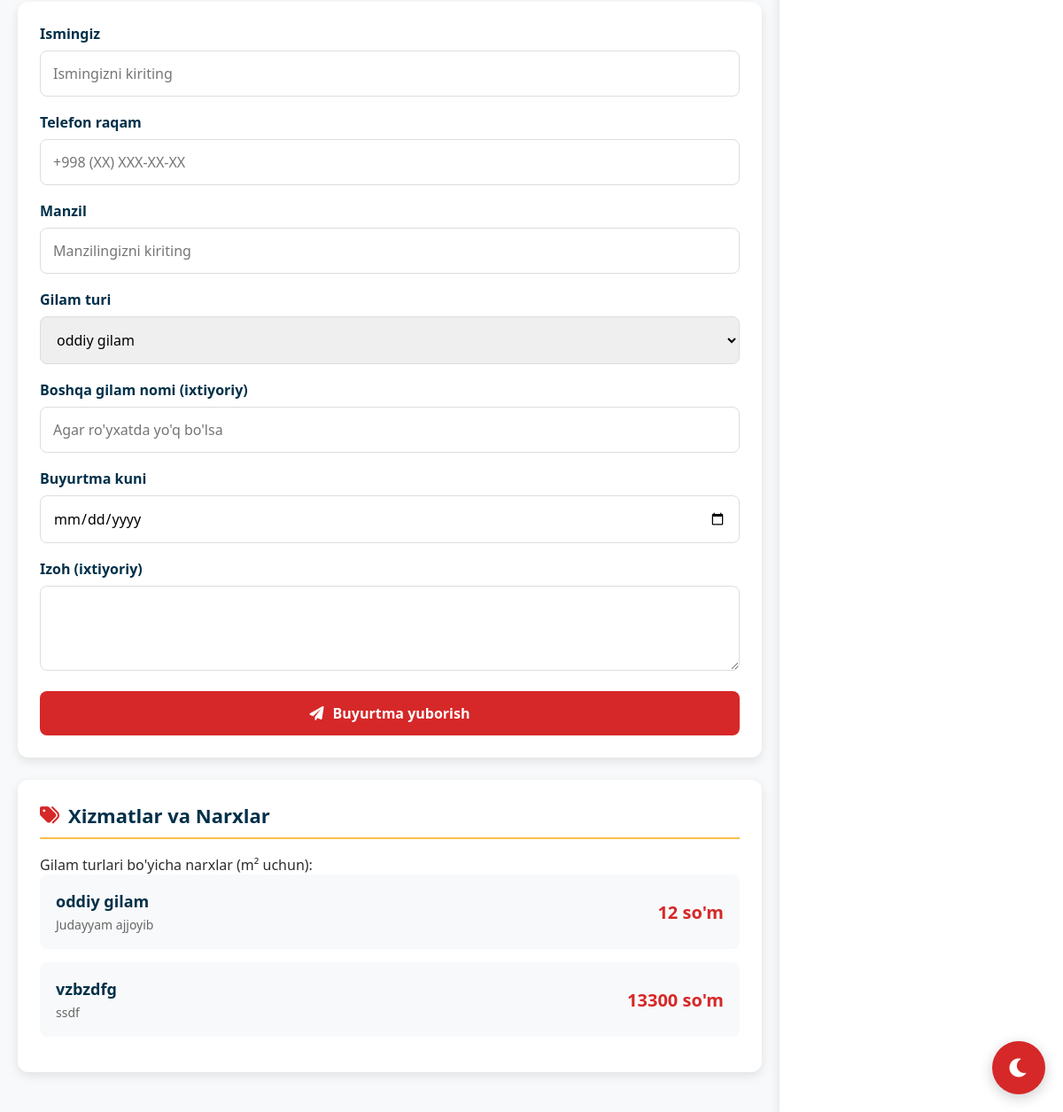
Before: / (lower part) with the older database file.
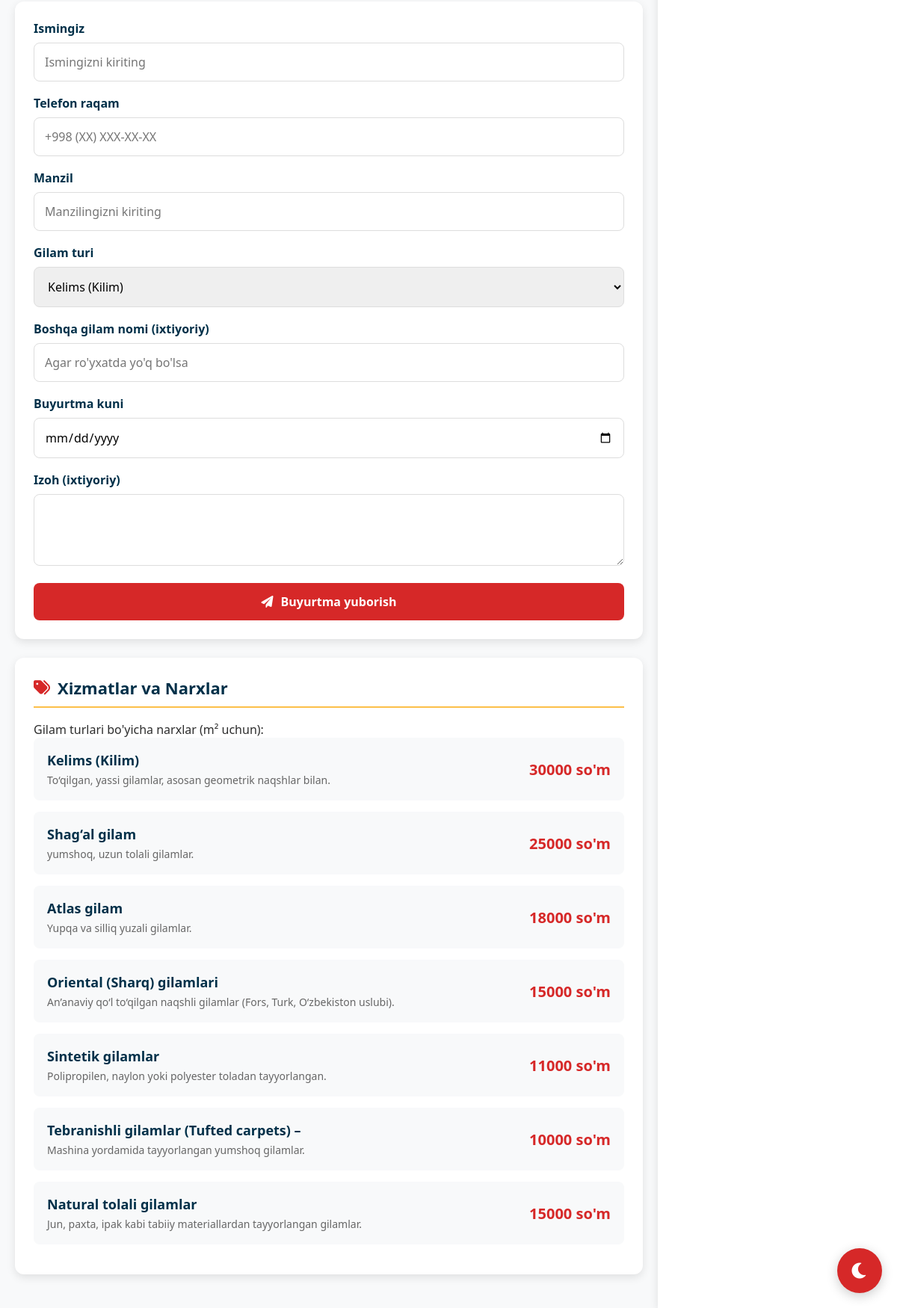
After: the same page with the newer database file.
### app/models.py (models this page shows, shortened)
class CarpetType(models.Model):
    name = models.CharField(max_length=100, verbose_name="Gilam turi nomi")
    description = models.TextField(blank=True, null=True, verbose_name="Tavsif")
    price_per_m2 = models.IntegerField(verbose_name="1 m² narxi (so`m)")
    class Meta:
        verbose_name = "Gilam turi"
        verbose_name_plural = "Gilam turlari"

### app/views.py (the view)
# urls.py: path('', index, name='index'),
def index(request):
    carpets = CarpetType.objects.all()
    today = timezone.now().date()
    start_of_today = timezone.make_aware(datetime.combine(today, datetime.min.time()))
    end_of_today = timezone.make_aware(datetime.combine(today, datetime.max.time()))
    today_visits = VisitLog.objects.filter(timestamp__range=(start_of_today, end_of_today))
    today_logged_in_users = today_visits.filter(user__isnull=False).values('user').distinct()
    today_logged_in_user_ids = [item['user'] for item in today_logged_in_users]
    today_users = User.objects.filter(id__in=today_logged_in_user_ids)
    stats = {
        'today_visits': today_visits.count(),
        'guests_today': today_visits.filter(user__isnull=True).count(),
        'users_today': today_logged_in_users.count(),
        'admins_today': today_users.filter(is_superuser=True).count(),
        'staff_today': today_users.filter(is_staff=True, is_superuser=False).count(),
        'customers_today': today_users.filter(is_staff=False, is_superuser=False).count(),
        'new_orders': Order.objects.filter(created_at__date=today, status='new').count(),
        'processing_orders': Order.objects.filter(created_at__date=today, status='processing').count(),
        'completed_orders': Order.objects.filter(created_at__date=today, status='completed').count(),
        'total_orders': Order.objects.all().count(),
        'total_new_orders': Order.objects.filter(status='new').count(),
        'total_processing_orders': Order.objects.filter(status='processing').count(),
        'total_completed_orders': Order.objects.filter(status='completed').count(),
    }
    context = {
        'carpets': carpets,
        'stats': stats,
        'today_date': today,  # ixtiyoriy: bugungi sanani ko'rsatish uchun
    }
    response = render(request, 'app/index.html', context)
    return response

### app/templates/app/index.html (shortened to what this page needs)
{% load static %}
{% load humanize %}
<!DOCTYPE html>
<html lang="uz">
<head>
    <link rel="stylesheet" href="https://cdnjs.cloudflare.com/ajax/libs/font-awesome/6.0.0/css/all.min.css">
    <link rel="stylesheet" href="{% static 'css/stayls.css' %}">
    <link rel="stylesheet" href="{% static 'css/panel.css'%}">
    <link rel="stylesheet" href="{% static 'css/rasm.css'%}">
    <link rel="stylesheet" href="{% static 'css/message.css'%}">
</head>
<body class="{% if request.user.is_authenticated and request.user.profile.dark_mode %}dark-mode{% endif %}">
<div class="main-content">
    <div class="section">
        <form method="POST" action="{% url 'create_order' %}">
            <div class="form-group">
                <label for="name">Ismingiz</label>
                <input type="text" name="name" id="name" placeholder="Ismingizni kiriting" required>
            </div>
            <div class="form-group">
                <label for="phone">Telefon raqam</label>
                <input type="text" name="phone" id="phone" placeholder="+998 (XX) XXX-XX-XX" required>
            </div>
            <div class="form-group">
                <label for="address">Manzil</label>
                <input type="text" name="address" id="address" placeholder="Manzilingizni kiriting" required>
            </div>
            <div class="form-group">
                <label for="carpet_type">Gilam turi</label>
                <select name="carpet_type" id="carpet_type">
                    {% for carpet in carpets %}
                    <option value="{{ carpet.id }}">{{ carpet.name }}</option>
                    {% endfor %}
                </select>
            </div>
            <div class="form-group">
                <label for="other_carpet_name">Boshqa gilam nomi (ixtiyoriy)</label>
                <input type="text" name="other_carpet_name" id="other_carpet_name"
                       placeholder="Agar ro'yxatda yo'q bo'lsa">
            </div>
            <div class="form-group">
                <label for="date">Buyurtma kuni</label>
                <input type="date" name="date" id="date" required>
            </div>
            <div class="form-group">
                <label for="comment">Izoh (ixtiyoriy)</label>
                <textarea name="comment" id="comment" rows="3"></textarea>
            </div>
            <button type="submit" class="btn btn-primary btn-block">
                <i class="fas fa-paper-plane"></i> Buyurtma yuborish
            </button>
        </form>
    </div>
    <div class="section">
        <h2><i class="fas fa-tags"></i> Xizmatlar va Narxlar</h2>
        <p>Gilam turlari bo'yicha narxlar (m² uchun):</p>
        {% for carpet in carpets %}
        <div class="price-box">
            <div class="price-info">
                <h3>{{ carpet.name }}</h3>
                <p>{{ carpet.description }}</p>
            </div>
            <div class="price">{{ carpet.price_per_m2 }} so'm</div>
        </div>
        {% endfor %}
    </div>
</div>
<div class="admin-panel">
    <button class="theme-toggle" id="themeToggle">
        <i class="fas fa-moon" id="themeIcon"></i>
    </button>
</body>
</html>

### app/static/css/stayls.css (style rules this page uses)
:root { --primary: #d62828; --secondary: #003049; --accent: #f77f00; --light: #fcbf49; --dark: #2d2d2d; --light-bg: #f8f9fa; --white: #ffffff; --shadow: 0 4px 12px rgba(0,0,0,0.1); }
* { margin: 0; padding: 0; box-sizing: border-box; font-family: 'Segoe UI', Tahoma, Geneva, Verdana, sans-serif; }
body { background: var(--light-bg); color: var(--dark); display: flex; min-height: 100vh; }
.theme-toggle { position: fixed; bottom: 20px; right: 20px; width: 60px; height: 60px; border-radius: 50%; background: var(--primary); color: white; border: none; cursor: pointer; display: flex; align-items: center; justify-content: center; font-size: 24px; box-shadow: 0 4px 15px rgba(0,0,0,0.2); z-index: 1000; transition: all 0.3s; }
.main-content { flex: 1; padding: 20px; overflow-y: auto; }
.admin-panel { width: 320px; background: var(--white); box-shadow: var(--shadow); padding: 20px; overflow-y: auto; display: flex; flex-direction: column; }
.section { background: var(--white); margin: 0 auto 25px; padding: 25px; border-radius: 12px; box-shadow: var(--shadow); }
.section h2 { color: var(--secondary); margin-bottom: 18px; font-size: 22px; display: flex; align-items: center; gap: 10px; border-bottom: 2px solid var(--light); padding-bottom: 10px; }
.section h2 i { color: var(--primary); }
.form-group { margin-bottom: 18px; }
.form-group label { display: block; margin-bottom: 8px; font-weight: 600; color: var(--secondary); }
input, select, textarea { width: 100%; padding: 14px; border: 1px solid #ddd; border-radius: 8px; font-size: 16px; transition: all 0.3s; }
.btn { padding: 14px 24px; border: none; border-radius: 8px; font-size: 16px; font-weight: 600; cursor: pointer; transition: all 0.3s; display: inline-flex; align-items: center; justify-content: center; gap: 10px; }
.btn-primary { background: var(--primary); color: white; }
.btn-block { width: 100%; }
.price-box { padding: 18px; background: var(--light-bg); border-radius: 8px; margin-bottom: 15px; display: flex; justify-content: space-between; align-items: center; transition: all 0.3s; }
.price-info { flex: 1; }
.price-info h3 { font-size: 18px; color: var(--secondary); margin-bottom: 5px; }
.price-info p { font-size: 14px; color: #666; }
.price { font-size: 20px; font-weight: 700; color: var(--primary); }

Changed rows visible on the page:
removed CarpetType: name "oddiy gilam", description "Judayyam ajjoyib", price_per_m2 "12"
removed CarpetType: name "vzbzdfg", description "ssdf", price_per_m2 "13300"
added CarpetType: name "Kelims (Kilim)", description "To‘qilgan, yassi gilamlar, asosan geometrik naqshlar bilan.", price_per_m2 "30000"
added CarpetType: name "Shag‘al gilam", description "yumshoq, uzun tolali gilamlar.", price_per_m2 "25000"
added CarpetType: name "Atlas gilam", description "Yupqa va silliq yuzali gilamlar.", price_per_m2 "18000"
added CarpetType: name "Oriental (Sharq) gilamlari", description "An’anaviy qo‘l to‘qilgan naqshli gilamlar (Fors, Turk, O‘zbekiston uslubi).", price_per_m2 "15000"
added CarpetType: name "Sintetik gilamlar", description "Polipropilen, naylon yoki polyester toladan tayyorlangan.", price_per_m2 "11000"
added CarpetType: name "Tebranishli gilamlar (Tufted carpets) –", description "Mashina yordamida tayyorlangan yumshoq gilamlar.", price_per_m2 "10000"
added CarpetType: name "Natural tolali gilamlar", description "Jun, paxta, ipak kabi tabiiy materiallardan tayyorlangan gilamlar.", price_per_m2 "15000"
Other visible differences:
form field carpet_type: "oddiy gilam" → "Kelims (Kilim)"
